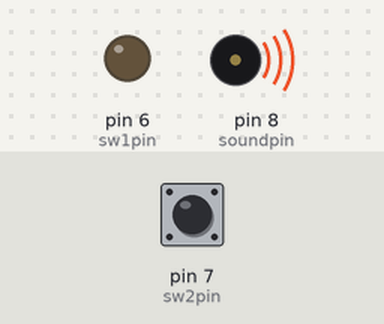
Recording of a sketch running on a simulated Arduino Uno, built with avr-gcc and run on an emulated ATmega328P. Parts: output pins drawn as LEDs (lit = HIGH), buzzer (waves = sounding). The test bench sets the inputs (shaded band); at power-on: pin 7 (sw2pin) HIGH.

Above: at 0.1 s.
Timing chart, 0 to 1.6 s (numbered marks = the images above):
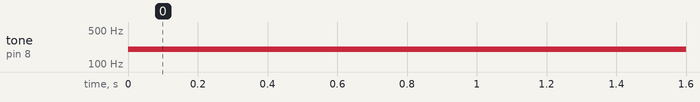

The sketch:

Tone_Key.ino
```cpp
const int sw1pin = 6;
const int sw3pin = 0;
const int sw2pin = 7;
const int soundpin = 8;
void setup()
{
pinMode(sw1pin, OUTPUT);
pinMode(sw2pin, INPUT_PULLUP);
pinMode(soundpin, OUTPUT);
}
void loop()

{
 digitalWrite(sw1pin,LOW);
 if (!digitalRead(sw2pin))
{
tone(soundpin, 400);
}
else if (sw3pin == 0)
{
tone(soundpin, 200);
}
else
{
noTone(soundpin);
}
}
```

Measured:
- by itself, tone on pin 8 (soundpin): silent → 200 Hz at 0.00 s
